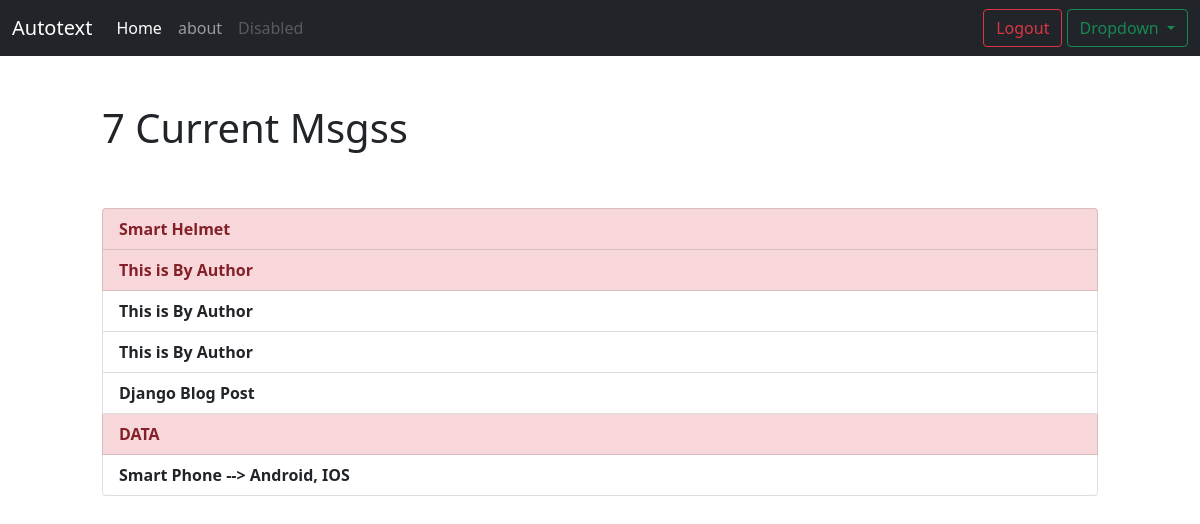
/current/ (signed in), run on the app's committed database.
### reminders/models.py (models this page shows, shortened)
class Automate_text(models.Model):
    title = models.CharField(max_length=100)
    message = models.TextField(blank=True)
    number = models.IntegerField(blank=False)
    created = models.DateTimeField(auto_now_add=True)
    datecompleted = models.DateTimeField(null=True, blank=True)
    important = models.BooleanField(default=False)
    user = models.ForeignKey(User, on_delete=models.CASCADE)

### reminders/views.py (the view)
# urls.py: path('current/', views.currentmsgs, name='currentmsgs'),
@login_required
def currentmsgs(request):
    msg = Automate_text.objects.filter(user=request.user, datecompleted__isnull=True)
    return render(request, 'reminders/current_msg.html', {'msgs':msg})

### reminders/templates/reminders/current_msg.html (shortened to what this page needs)
{% extends "reminders/base_two.html" %}
{% block content %}
    <div class="row justify-content-center mt-5">
        <div class="col-md-10">
            {% if msgs %}
                 <h1>{{ msgs.count }} Current Msgs{{ msgs.count|pluralize }}</h1>
            {% else %}
                           <h1>Current Msgs</h1>
            {% endif %}
        </div>
    </div>
    <div class="row justify-content-center mt-5">
        <div class="col-md-10">
        {% if msgs %}
            <div class="list-group">
                {% for msg in msgs %}
                    <a href="{% url 'viewmsgs' msg.id %}" class="list-group-item list-group-item-action{% if msg.important %} list-group-item-danger{% endif %}"><b>{{ msg.title }}</b></a>
                {% endfor %}
            </div>
        {% else %}
            <div class="text-center">
                <h2>Looks like you don't have any Msgs! Nice work.</h2>
            <br>
            <a role="button" class="btn btn-outline-primary" href="{% url 'createmsgs' %}">New Msgs</a>
            </div>
        {% endif %}
        </div>
    </div>
{% endblock %}

### data on the page
Automate_text: title "Smart Helmet"
Automate_text: title "This is By Author"
Automate_text: title "This is By Author"
Automate_text: title "This is By Author"
Automate_text: title "Django Blog Post"
Automate_text: title "DATA"
Automate_text: title "Smart Phone --> Android, IOS"

### other printed values
{{ msgs.count }} "7"
